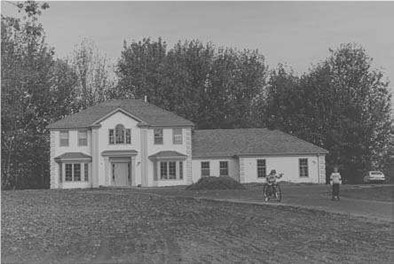
%> input picture casa.jpg, 394 x 264 px
$ octave hist4.m   (GNU Octave 9; MATLAB toolbox functions it lacks are replaced by stand-ins)
%> lines starting %> are read from the running program, lines starting %| are printed output that depends on the picture
clear all
im = imread('casa.jpg');
%> im is the input picture: size 264x394 uint8; min 40, max 239, mean 118.1
figure(1);
h=zeros(256,1);
imagesc(im);
colormap('gray');
[l,c]=size(im);
%> l = 264; c = 394


for i=0:255
    [num,aux]=size(find(im==i));
    h(i+1)=num;
end
%> this loop made 256 passes
%> num on passes 1 to 3: 0, 0, 0
%> after the loop, h = 256 values, max 2929 at index 176, min 0 at index 1, mean 406.3


h=h/(l*c);
%> h = 256 values, max 0.0282 at index 176, min 0 at index 1, mean 0.00391
figure(2);
bar(h);
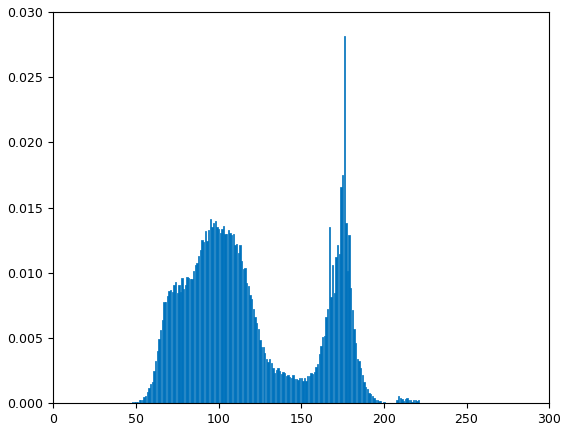
%> figure redrawn from the program's plot data; tallest bar 0.0282 high, from x = 175.6 to 176.4

P(1)=h(1);
for i=2:256

    P(i)=h(i)+P(i-1);
end
%> after the loop, P = 256 values from 0 to 1

P(find(P==1))=0.999999;

alpha=3;
B=double(im(:));
tam=l*c;
%> tam = 104016
i=1:tam;

F=-log(1-P)/alpha;
%> F = 256 values from 0 to 11.78

F(find(F>1))=1;
F
%> F = 256 values from 0 to 1
imr(i)=round(255*F(B(i)+1));
imr=reshape(imr,[l,c]);
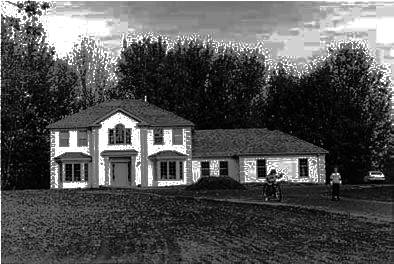
%> imr: size 264x394 double; min 0, max 255, mean 82.4


for i=0:255
    [num,aux]=size(find(imr==i));
    h(i+1)=num;
end
%> this loop made 256 passes
%> num on passes 1 to 3: 594, 1185, 1093
%> after the loop, h = 256 values, max 6433 at index 256, min 0 at index 21, mean 406.3

h=h/(l*c);
%> h = 256 values, max 0.0618 at index 256, min 0 at index 21, mean 0.00391
figure(3);
bar(h);
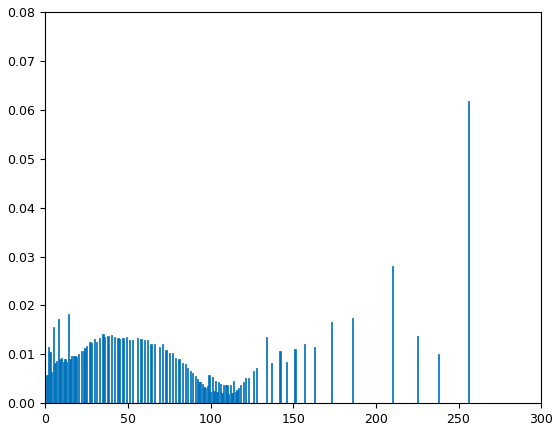
%> figure redrawn from the program's plot data; tallest bar 0.0618 high, from x = 255.6 to 256.4

figure(4);
imagesc(imr);
colormap('gray');

$ run again, with digital.jpg copied over casa.jpg
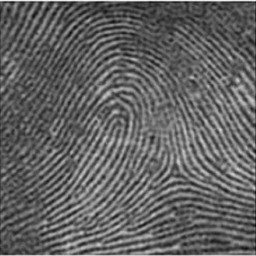
%> input picture digital.jpg, 256 x 256 px
%> im is the input picture: size 256x256 uint8; min 8, max 243, mean 99
%> the loop `for i=0:255` made 256 passes
%> num on passes 1 to 3: 0, 0, 0
%> after the loop `for i=0:255`: h = 256 values, max 820 at index 78, min 0 at index 1, mean 256
%> `h=h/(l*c);`: h = 256 values, max 0.0125 at index 78, min 0 at index 1, mean 0.00391
%> after the loop `for i=2:256`: P = 256 values from 0 to 1
%> `F=-log(1-P)/alpha;`: F = 256 values from 0 to 4.61
%> `F`: F = 256 values from 0 to 1
%> `imr=reshape(imr,[l,c]);`:
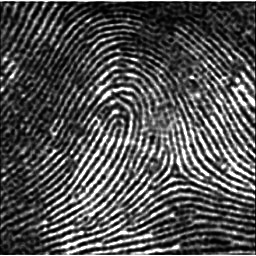
%> imr: size 256x256 double; min 0, max 255, mean 81.7
%> the loop `for i=0:255` made 256 passes
%> num on passes 1 to 3: 348, 749, 802
%> after the loop `for i=0:255`: h = 256 values, max 3431 at index 256, min 0 at index 23, mean 256
%> `h=h/(l*c);`: h = 256 values, max 0.0524 at index 256, min 0 at index 23, mean 0.00391
%> `bar(h);`:
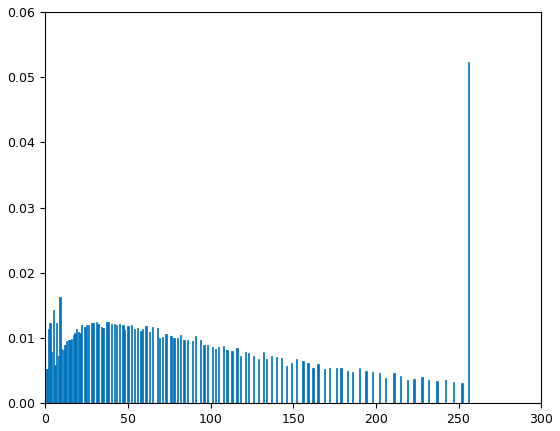
%> figure redrawn from the program's plot data; tallest bar 0.0524 high, from x = 255.6 to 256.4
